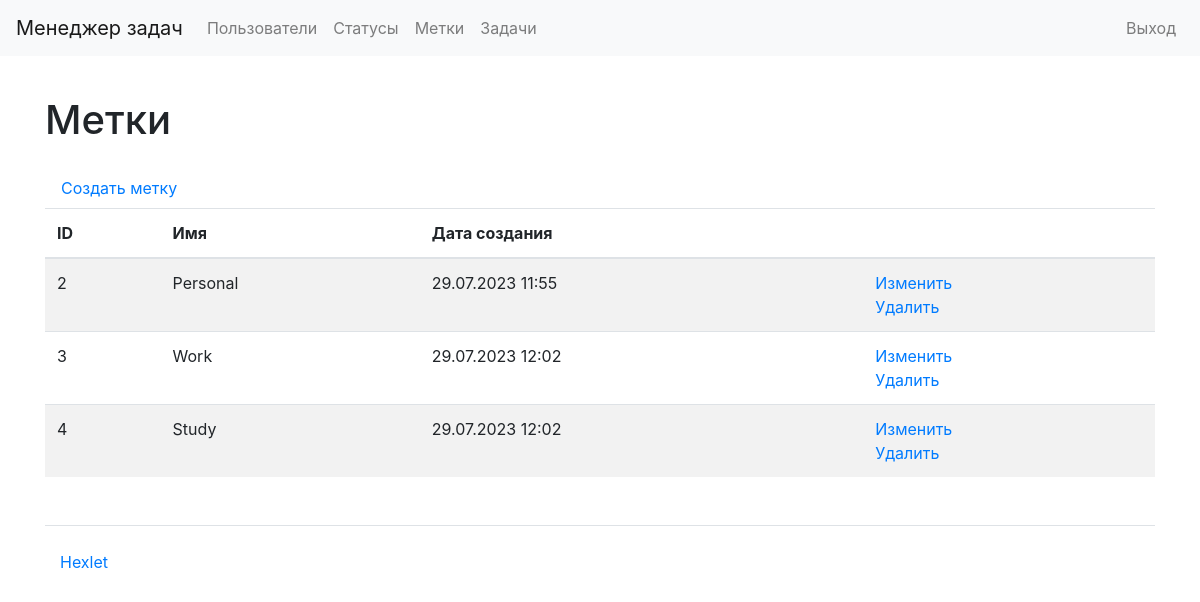
/labels/ (signed in), run on an earlier commit of the app's database.
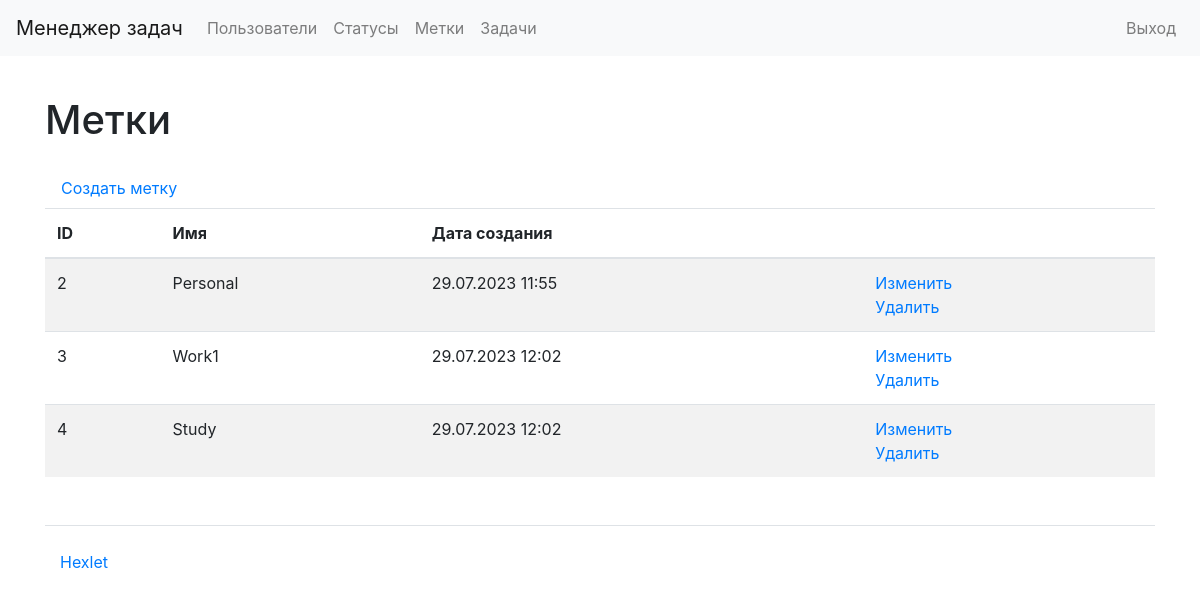
And on a later commit of the database.
### task_manager/labels/models.py (models this page shows, shortened)
class Labels(models.Model):
    name = models.CharField(
        max_length=150,
        unique=True,
        blank=False,
        verbose_name=_('Name'),
    )
    date_created = models.DateTimeField(
        auto_now_add=True,
        verbose_name=_('Creation date')
    )

### task_manager/labels/views.py (the view)
# urls.py: path('', LabelsListView.as_view(), name='labels_list'),
class LabelsListView(AuthRequiredMixin, ListView):
    template_name = 'labels/labels_list.html'
    model = Labels

### task_manager/users/mixins.py (called while the page is built)
    def dispatch(self, request, *args, **kwargs):
        if not request.user.is_authenticated:
            messages.error(request, self.auth_message)
            return redirect(reverse_lazy('login'))
        return super().dispatch(request, *args, **kwargs)

### task_manager/templates/labels/labels_list.html
{% extends "base.html" %}
{% load bootstrap4 %}
{% block content %}
{% load i18n %}
    <h1 class="my-4">{% trans "Labels" %}</h1>
    <a class="nav-link" href="{% url 'label_create' %}">{% trans "Create label" %}</a>
    <table class="table table-striped">
        <thead>
            <tr>
                <th>ID</th>
                <th>{% trans "Name" %}</th>
                <th>{% trans "Creation date" %}</th>
                <th></th>
            </tr>
        </thead>
        <tbody>
            {% for label in labels_list %}
                    <tr>
                        <td>{{ label.id }}</td>
                        <td>{{ label.name }}</td>
                        <td>{{ label.date_created|date:"d.m.Y H:i" }}</td>
                        <td>
                          <a href="{% url 'label_update' label.id %}">{% trans "Update" %}</a>
                          <br>
                          <a href="{% url 'label_delete' label.id %}">{% trans "Delete" %}</a>
                        </td>
                    </tr>
                {% endfor %}
        </tbody>
    </table>
{% endblock content %}

What changed in the data, as far as the page shows it:
changed Labels id 3: name "Work" → "Work1"
